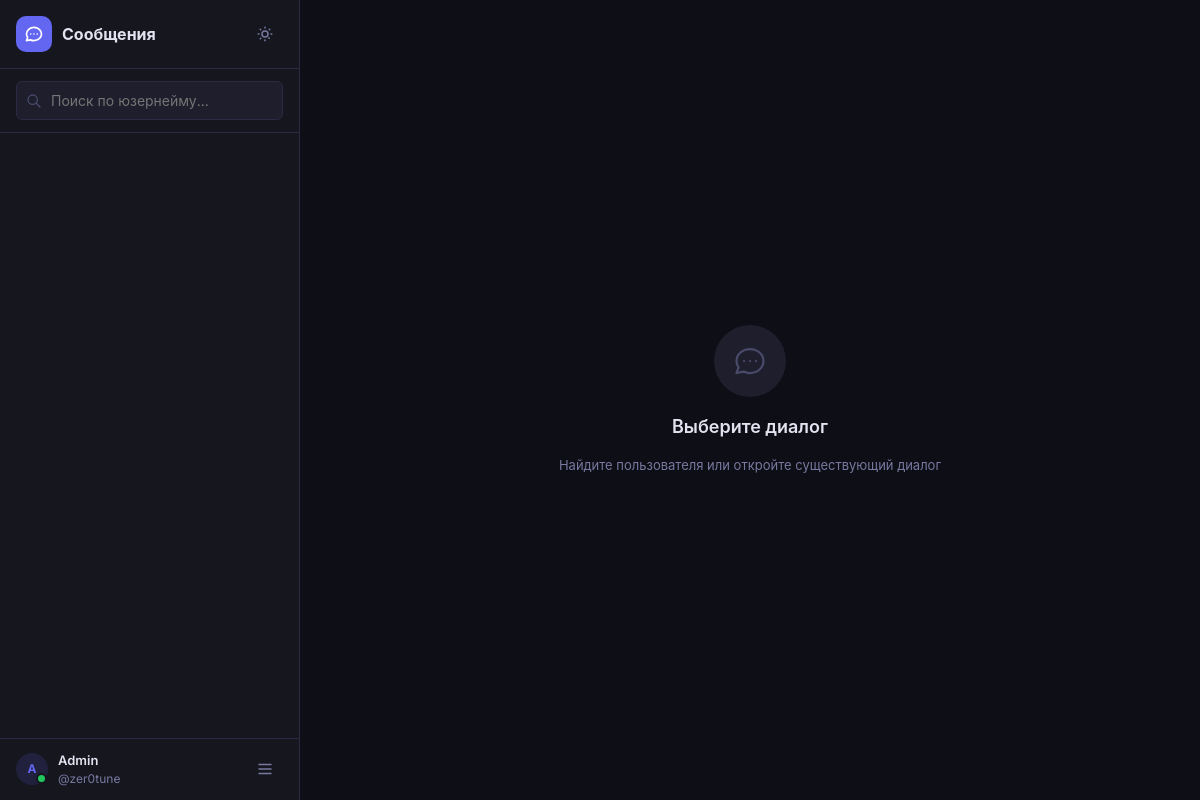
The page /chat (signed in) on the database its author committed.
### app.py (models this page shows, shortened)
class User(db.Model):
    id = db.Column(db.Integer, primary_key=True)
    username = db.Column(db.String(80), unique=True, nullable=False)
    display_name = db.Column(db.String(100), nullable=False)
    email = db.Column(db.String(120), unique=True, nullable=False)
    password_hash = db.Column(db.String(256), nullable=False)
    avatar = db.Column(db.String(256), default='')
    bio = db.Column(db.Text, default='')
    is_admin = db.Column(db.Boolean, default=False)
    is_banned = db.Column(db.Boolean, default=False)
    is_frozen = db.Column(db.Boolean, default=False)
    ip_address = db.Column(db.String(45), default='')
    created_at = db.Column(db.DateTime, default=datetime.utcnow)
    online = db.Column(db.Boolean, default=False)
    last_seen = db.Column(db.DateTime, default=datetime.utcnow)

### app.py (the view)
@app.route('/chat')
@login_required
def chat():
    user = db.session.get(User, session['user_id'])
    return render_template('chat.html', current_user=user)

### app.py (called while the page is built)
def login_required(f):
    @wraps(f)
    def decorated(*args, **kwargs):
        if 'user_id' not in session:
            return redirect(url_for('login'))
        user = db.session.get(User, session['user_id'])
        if not user:
            session.clear()
            return redirect(url_for('login'))
        if user.is_banned:
            session.clear()
            flash('Ваш аккаунт заблокирован.', 'error')
            return redirect(url_for('login'))
        if user.is_frozen:
            session.clear()
            flash('Ваш аккаунт заморожен. Обратитесь в поддержку.', 'warning')
            return redirect(url_for('login'))
        return f(*args, **kwargs)
    return decorated

### templates/chat.html (shortened to what this page needs)
{% extends 'base.html' %}
{% block body %}
<div class="app-layout">
  <aside class="sidebar" id="sidebar">
    <div class="sidebar-header">
      <div class="sidebar-logo">
      </div>
      <span class="sidebar-title">Сообщения</span>
      <div class="sidebar-actions">
        <button class="theme-toggle" onclick="toggleTheme()" title="Сменить тему">
        </button>
      </div>
    </div>
    <div class="search-box">
      <div class="search-input-wrap">
        <input type="text" id="searchInput" placeholder="Поиск по юзернейму..." autocomplete="off">
      </div>
    </div>
    <div class="conversations-list" id="conversationsList"></div>
    <div class="sidebar-footer">
      <div class="avatar-wrap">
        {% if current_user.avatar %}
        <img class="avatar avatar-sm" src="{{ url_for('static', filename=current_user.avatar) }}" alt="">
        {% else %}
        <div class="avatar-placeholder sm">{{ current_user.display_name[0].upper() }}</div>
        {% endif %}
        <span class="online-dot"></span>
      </div>
      <div class="current-user-info">
        <div class="name">{{ current_user.display_name }}</div>
        <div class="username">@{{ current_user.username }}</div>
      </div>
      <div class="dropdown dropdown-up">
        <button class="btn-icon" id="userMenuBtn">
          <svg xmlns="http://www.w3.org/2000/svg" fill="none" viewBox="0 0 24 24" stroke="currentColor" stroke-width="2"><path stroke-linecap="round" stroke-linejoin="round" d="M4 6h16M4 12h16M4 18h16"/></svg>
        </button>
      </div>
    </div>
  </aside>
  <main class="chat-area">
    <div class="chat-empty" id="chatEmpty">
      <div class="chat-empty-icon">
      </div>
      <h3>Выберите диалог</h3>
      <p>Найдите пользователя или откройте существующий диалог</p>
    </div>
  </main>
</div>
{% endblock %}

### static/css/style.css (style rules this page uses)
:root { --bg: #0e0e16; --surface: #16161f; --surface2: #1e1e2d; --surface3: #26263a; --border: #2a2a42; --text: #e2e2f0; --text-muted: #7878a0; --text-faint: #4a4a6a; --accent: #6366f1; --accent-hover: #818cf8; --accent-dim: rgba(99,102,241,0.15); --danger: #ef4444; --danger-dim: rgba(239,68,68,0.15); --success: #22c55e; --warning: #f59e0b; --online: #22c55e; --radius: 12px; --radius-sm: 6px; --shadow: 0 4px 24px rgba(0,0,0,0.4); --transition: 0.18s ease; }
* { box-sizing: border-box; margin: 0; padding: 0; }
html { height: 100%; }
body { height: 100%; font-family: 'Inter', -apple-system, BlinkMacSystemFont, 'Segoe UI', sans-serif; background: var(--bg); color: var(--text); font-size: 14px; line-height: 1.5; transition: background var(--transition), color var(--transition); }
button { cursor: pointer; font-family: inherit; }
input, textarea, select { font-family: inherit; font-size: 14px; color: var(--text); background: var(--surface2); border: 1px solid var(--border); border-radius: var(--radius-sm); padding: 10px 14px; outline: none; transition: border-color var(--transition); }
.btn-icon { width: 36px; height: 36px; padding: 0; background: transparent; border: none; border-radius: var(--radius-sm); color: var(--text-muted); display: inline-flex; align-items: center; justify-content: center; }
.btn-icon svg { width: 18px; height: 18px; }
.app-layout { display: flex; height: 100vh; overflow: hidden; }
.sidebar { width: 300px; min-width: 300px; background: var(--surface); border-right: 1px solid var(--border); display: flex; flex-direction: column; height: 100%; transition: width var(--transition); }
.sidebar-header { padding: 16px; border-bottom: 1px solid var(--border); display: flex; align-items: center; gap: 10px; }
.sidebar-logo { width: 36px; height: 36px; background: var(--accent); border-radius: 10px; display: flex; align-items: center; justify-content: center; flex-shrink: 0; }
.sidebar-logo svg { width: 20px; height: 20px; color: #fff; }
.sidebar-title { font-weight: 700; font-size: 16px; flex: 1; }
.sidebar-actions { display: flex; gap: 4px; }
.search-box { padding: 12px 16px; border-bottom: 1px solid var(--border); }
.search-input-wrap { position: relative; }
.search-input-wrap input { width: 100%; padding-left: 34px; background: var(--surface2); border-color: var(--border); }
.conversations-list { flex: 1; overflow-y: auto; padding: 6px 0; }
.avatar-wrap { position: relative; flex-shrink: 0; }
.avatar-placeholder { width: 44px; height: 44px; border-radius: 50%; background: var(--accent-dim); color: var(--accent); display: flex; align-items: center; justify-content: center; font-weight: 700; font-size: 16px; flex-shrink: 0; }
.avatar-placeholder.sm { width: 32px; height: 32px; font-size: 12px; }
.online-dot { position: absolute; bottom: 1px; right: 1px; width: 11px; height: 11px; background: var(--online); border-radius: 50%; border: 2px solid var(--surface); }
.sidebar-footer { padding: 12px 16px; border-top: 1px solid var(--border); display: flex; align-items: center; gap: 10px; }
.current-user-info { flex: 1; min-width: 0; }
.current-user-info .name { font-weight: 600; font-size: 13px; }
.current-user-info .username { color: var(--text-muted); font-size: 12px; }
.chat-area { flex: 1; display: flex; flex-direction: column; min-width: 0; background: var(--bg); }
.chat-empty { flex: 1; display: flex; flex-direction: column; align-items: center; justify-content: center; gap: 16px; color: var(--text-muted); }
.chat-empty-icon { width: 72px; height: 72px; background: var(--surface2); border-radius: 50%; display: flex; align-items: center; justify-content: center; }
.chat-empty-icon svg { width: 36px; height: 36px; color: var(--text-faint); }
.chat-empty h3 { font-size: 18px; font-weight: 600; color: var(--text); }
.chat-empty p { font-size: 13px; }
.theme-toggle { width: 36px; height: 36px; border-radius: var(--radius-sm); background: transparent; border: none; color: var(--text-muted); cursor: pointer; display: flex; align-items: center; justify-content: center; transition: all var(--transition); }
.theme-toggle svg { width: 18px; height: 18px; }
.dropdown { position: relative; }

### rows shown on the page
User: display_name "A", display_name "Admin", username "zer0tune"
